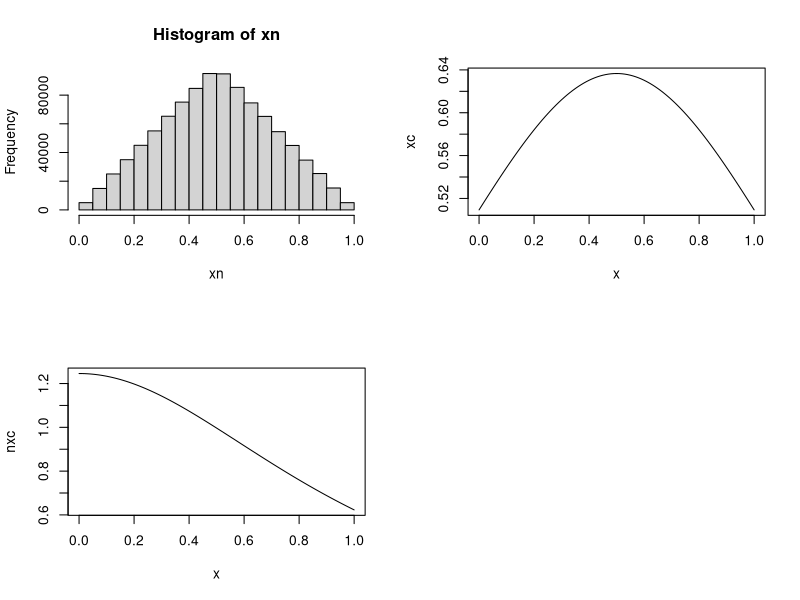

The R script that drew this image: (Note: this script raises an error after producing the figure.)
x <- seq(0,1,0.01)
par(mfrow=c(2,2))

xc=2*dcauchy(x,1/2,1)
xn= runif(1000000,0,1/2) + runif(1000000,0,1/2)
hist(xn)
plot(x,xc,type="l")


M=max(xn/xc)
print (M)
nxc=M*2*dcauchy(x,0,1)
plot(x,nxc,type="l")
lines(x,xn,col="red")

n=1000000
rr=rcauchy(n,0,1)
u=runif(n)
g=rep(0,n)
counter=0

for ( i in 1:n)
	{
		if(rr[i]>-2){
        	if(u[i]*M*2*dcauchy(rr[i],0,1)<=dnorm(rr[i],0,1))
			{
	 		counter=counter+1
	 		g[counter]=rr[i]	
			}	}
	}

hist(g[1:counter],breaks= 100)

